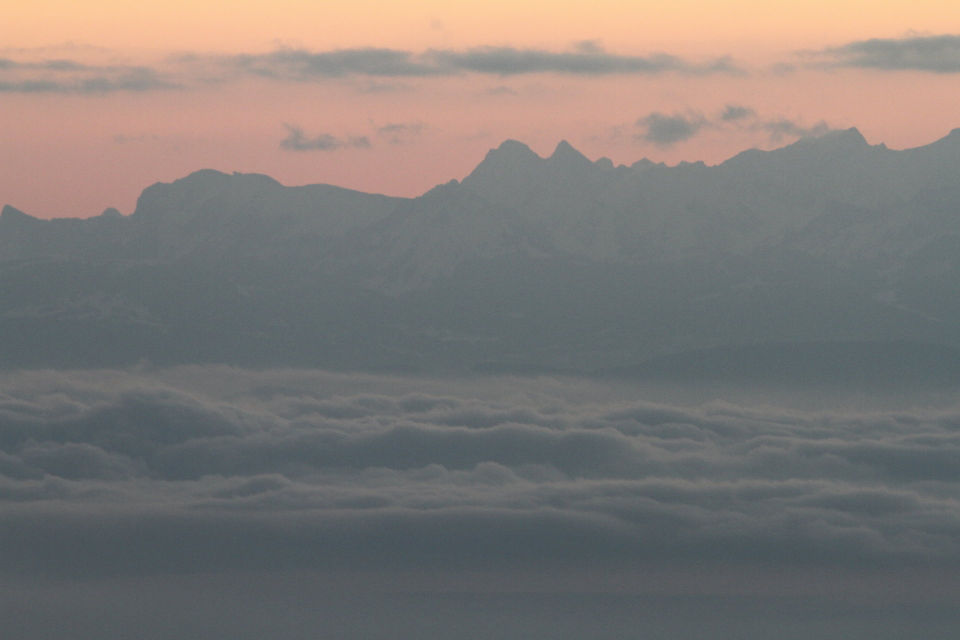
#> input picture stabilize/alpes/alpes_108.jpg, 1920 x 1280 px, given in place of tf2.mp4, which was not available (shown at 1/2 size)
$ python main.py   (Python 2 division)   (older library calls are emulated)
#> lines starting #> are read from the running program, lines starting #| are printed output that depends on the picture; pictures that were not available may be replaced by others from this repository, and a replacement may not be noted
### motion-detector/tools.py
import cv2
import numpy as np


def concat_hor(imgs):
    m = 0
    s = 0
    bs = 1
    for img in imgs:
        m = max(m, img.shape[0])
        s += img.shape[1]+2*bs

    image = np.zeros((m+2*bs, s, 3))

    x = 0
    for img in imgs:
        if len(img.shape) == 3:
            imgg = cv2.copyMakeBorder(img.copy(), bs, bs, bs, bs,
                                      cv2.BORDER_CONSTANT, value=(0, 0, 0))
            image[0:imgg.shape[0], x:x+imgg.shape[1], :] = imgg
        else:
            imgg = cv2.copyMakeBorder(cv2.cvtColor(img, cv2.COLOR_GRAY2BGR),
                                      bs, bs, bs, bs, cv2.BORDER_CONSTANT, value=(0, 0, 0))
            image[0:imgg.shape[0], x:x+imgg.shape[1], :] = imgg
        x += img.shape[1]+2*bs

    return np.asarray(image, dtype=np.uint8)


def concat_ver(imgs):
    m = 0
    s = 0
    bs = 1
    for img in imgs:
        m = max(m, img.shape[1])
        s += img.shape[0]+2*bs

    image = np.zeros((s, m+2*bs, 3))

    y = 0
    for img in imgs:
        if len(img.shape) == 3:
            imgg = cv2.copyMakeBorder(img.copy(), bs, bs, bs, bs, cv2.BORDER_CONSTANT, value=(0, 0, 0))
            image[y:y+imgg.shape[0], 0:imgg.shape[1], :] = imgg
        else:
            imgg = cv2.copyMakeBorder(cv2.cvtColor(img, cv2.COLOR_GRAY2BGR),
                                      bs, bs, bs, bs, cv2.BORDER_CONSTANT, value=(0, 0, 0))
            image[y:y+imgg.shape[0], 0:imgg.shape[1], :] = imgg
        y += img.shape[0]+2*bs

    return np.asarray(image, dtype=np.uint8)


# [20 lines left out: function concat_ver2, not called in this run]

### motion-detector/main.py
#!/usr/bin/env python

"""
Keys
----
ESC - exit
"""

# Python 2/3 compatibility
import os

import cv2
import numpy as np

import tools as tl
import colors

lk_params = dict(winSize=(10, 10), maxLevel=2, criteria=(cv2.TERM_CRITERIA_EPS | cv2.TERM_CRITERIA_COUNT, 10, 0.03))

feature_params = dict(maxCorners=500, qualityLevel=0.3, minDistance=1, blockSize=7)

dilate_kernel = np.array([[0, 0, 1, 0, 0],
                          [0, 1, 1, 1, 0],
                          [1, 1, 1, 1, 1],
                          [0, 1, 1, 1, 0],
                          [0, 0, 1, 0, 0]], np.uint8)


class App:

    statuses = {
        0: 'Red',
        1: 'Yellow',
        2: 'Green'
    }

    candidates = {
        0: 'red',
        1: 'red',
        2: 'green'
    }

    statuses_debug_points = [
        np.array((17, 32)),
        np.array((17, 47)),
        np.array((17, 63))
    ]

    statuses_colors = {
        0: (0, 0, 255),
        1: (0, 255, 255),
        2: (0, 255, 0),
    }

    # [6 lines left out: function closest_node, not called in this run]

    def __init__(self, video_src, frame):
        self.track_len = 50
        self.current_status = None
        self.detect_interval = 10
        # noinspection PyArgumentList
        self.cam = cv2.VideoCapture(video_src)
        self.frame_idx = 0
        self.prev_gray = None
        self.prev_transform = np.float32([[1, 0, 0], [0, 1, 0]])
        self.transform_for_saving = np.float32([[1, 0, 0], [0, 1, 0]])
        self.prev_features = None
        self.c, self.r, self.w, self.h = frame[2], frame[0], frame[3] - frame[2], frame[1] - frame[0]
        self.contour_candidates = np.zeros((self.h, self.w, 3), np.uint8)
        self.contour_candidates[:] = (255, 255, 255)

    def run(self):
        c, r, w, h = self.c, self.r, self.w, self.h

        bg = cv2.createBackgroundSubtractorMOG2(30, 150, True)

        self.cam.set(1, 4000)

        while True:
            ret, frame = self.cam.read()
#> frame is the input picture: shape (1280, 1920, 3); mean B, G, R 117.8, 121, 126.2

            stab_vis = frame[r - h:r + 2 * h, c - w:c + 2 * w]
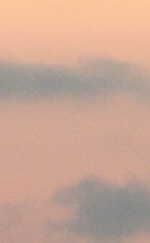
#> stab_vis: shape (243, 150, 3); mean B, G, R 148.8, 166, 200.8
            crop_frame = frame[r:r + h, c:c + w]
            crop_stab_vis = crop_frame.copy()
            bad_stab_vis = crop_frame.copy()
            frame_gray = cv2.cvtColor(crop_frame, cv2.COLOR_BGR2GRAY)
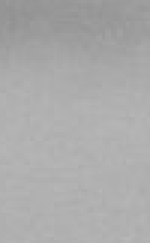
#> frame_gray: shape (81, 50) (shown 3 times larger); min 145, max 183, mean 170.8
            vis = crop_frame.copy()

            if self.prev_features is not None:
                pc, stc, errc = cv2.calcOpticalFlowPyrLK(self.prev_gray, frame_gray, self.prev_features, None, **lk_params)
                transform = cv2.estimateRigidTransform(pc, self.prev_features, False)
                if transform is not None:
                    # I don`t want to scale and rotate image with Affine transformation
                    transform[0, 0] = 1  # scale X
                    transform[1, 1] = 1  # scale Y
                    transform[0, 1] = 0  # rotate X
                    transform[1, 0] = 0  # rotate Y

                    # Multiply previous and current transform
                    transform[0, 2] += self.prev_transform[0, 2]  # dX
                    transform[1, 2] += self.prev_transform[1, 2]  # dY

                    self.transform_for_saving = transform
                    rows, cols, cl = stab_vis.shape
                    rows2, cols2 = frame_gray.shape
                    stab_vis = cv2.warpAffine(stab_vis, transform, (cols, rows))
                    bad_stab_vis = cv2.warpAffine(crop_frame, transform, (cols2, rows2))
                    crop_stab_vis = stab_vis[h:h + h, w:w + w]

                p1, st, err = cv2.calcOpticalFlowPyrLK(self.prev_gray, frame_gray, self.prev_features, None, **lk_params)

                for (x, y) in p1.reshape(-1, 2):
                    cv2.circle(vis, (x, y), 2, (0, 255, 0), -1)

                for (x, y) in self.prev_features.reshape(-1, 2):
                    cv2.circle(vis, (x, y), 2, (255, 0, 0), -1)

            if self.frame_idx % self.detect_interval == 0:
                self.prev_gray = frame_gray
                mask = np.zeros_like(frame_gray)
                mask[:] = 255
                # save previous interval transform
                self.prev_transform = self.transform_for_saving
                # Correction
                self.prev_transform[0, 2] = self.prev_transform[0, 2] if abs(self.prev_transform[0, 2]) < 10 else 0
                self.prev_transform[1, 2] = self.prev_transform[1, 2] if abs(self.prev_transform[1, 2]) < 10 else 0
                self.prev_features = cv2.goodFeaturesToTrack(frame_gray, mask=mask, **feature_params)
#> self.prev_features = 56 rows, first 8: [35, 10], [35, 12], [37, 11], [5, 8], [40, 12], [31, 1], [41, 7], [2, 19]

            self.frame_idx += 1
            blurred_stab_vis = cv2.GaussianBlur(crop_stab_vis, (5, 5), 10)
            stab_gray = cv2.cvtColor(blurred_stab_vis, cv2.COLOR_BGR2GRAY)
            bg_mask = bg.apply(stab_gray)
#> bg_mask: shape (81, 50); every value is 127

            # Morph open the thresholded image to fill in holes, then find contours on thresholded image
            kernel = np.ones((5, 5), np.uint8)
            bg_mask_thresh = cv2.morphologyEx(bg_mask, cv2.MORPH_OPEN, kernel)
            _, cnts, _ = cv2.findContours(bg_mask_thresh.copy(), cv2.RETR_EXTERNAL, cv2.CHAIN_APPROX_SIMPLE)
#> cnts = [[[0, 0], [0, 80], [49, 80], [49, 0]]]

            crop_stab_contour = blurred_stab_vis.copy()

            contour_candidates2 = np.zeros((self.h, self.w, 3), np.uint8)

            # loop over the contours
            contour_area = 0

            for contour in cnts:
                (x, y, cw, ch) = cv2.boundingRect(contour)
                ar = cw / float(ch)

                tmp_contour_area = cv2.contourArea(contour)

                # if the contour is too rectangle (not square), ignore it
                if ar < 0.85 or ar > 1.45 or tmp_contour_area / cv2.arcLength(contour, True) < 1.5:
                    continue

                (cx, cy), radius = cv2.minEnclosingCircle(contour)
                center = (int(cx), int(cy))
                radius = int(radius)

                # if the contour is too small, ignore it
                # if radius > 15 or radius < 7:
                #     continue

                # compute the bounding circle for the contour, draw it on the frame,
                cv2.circle(crop_stab_contour, center, radius, (0, 255, 0), 2)
                cv2.rectangle(crop_stab_contour, (x, y), (x + cw, y + ch), (0, 0, 255), 2)

                # "Smart" Yellow light recogniser
                # green_distance = np.linalg.norm(np.array((int(cx), int(cy)))-self.statuses_debug_points[1])
                # red_distance = np.linalg.norm(np.array((int(cx), int(cy)))-self.statuses_debug_points[0])
                # s_c = 1 if green_distance < red_distance else 0

                s_c = self.closest_node(np.array((int(cx), int(cy))), self.statuses_debug_points)

                if tmp_contour_area > contour_area:
                    # Greater contour in this frame
                    contour_area = tmp_contour_area

                    # Double check
                    if colors.red_or_green(blurred_stab_vis, contour, self.candidates[s_c]):
                        self.current_status = s_c
                        # reinit Background Subtractor
                        bg = cv2.createBackgroundSubtractorMOG2(30, 150, True)
                        # full_distance = np.linalg.norm(self.statuses_debug_points[0] - self.statuses_debug_points[1])
                        # if self.current_status == 0 and red_distance > full_distance / 3:
                        #     status_candidate = 2
                        cv2.circle(self.contour_candidates, center, 1, self.statuses_colors[self.current_status], 1)
                        cv2.circle(self.contour_candidates, center, radius, self.statuses_colors[self.current_status], 1)

                print "Status {} on frame {}".format(self.statuses[s_c], self.frame_idx)
                print center
                print tmp_contour_area
                print tmp_contour_area / cv2.arcLength(contour, True)
                print colors.red_or_green(blurred_stab_vis, contour, self.candidates[s_c])

                contour_candidates2 = cv2.bitwise_and(blurred_stab_vis, blurred_stab_vis, mask=bg_mask_thresh)
#> this loop made 1 pass
#> (contour, x, y, cw, ch, ar, tmp_contour_area) on pass 1: ([[0, 0], [0, 80], [49, 80], [49, 0]], 0, 0, 50, 81, 0.617, 3920)
#> self.contour_candidates: shape (81, 50, 3); every value is 255
#> after the loop, contour_area = 0

            if self.current_status is not None:
                cv2.putText(frame, self.statuses[self.current_status], (450, 500), cv2.FONT_HERSHEY_SIMPLEX, 10,
                            self.statuses_colors[self.current_status], 20)

            cv2.imshow('lk_track',
                       tl.concat_hor((
                           tl.concat_ver((
                               tl.concat_hor((
                                   cv2.resize(vis, (0, 0), fx=3, fy=3),
                                   cv2.resize(bad_stab_vis, (0, 0), fx=3, fy=3),
                                   stab_vis,
                                   cv2.resize(crop_stab_vis, (0, 0), fx=3, fy=3)
                               )),
                               tl.concat_hor((
                                   cv2.resize(bg_mask, (0, 0), fx=3, fy=3),
                                   cv2.resize(bg_mask_thresh, (0, 0), fx=3, fy=3),
                                   cv2.resize(crop_stab_contour, (0, 0), fx=3, fy=3),
                                   cv2.resize(contour_candidates2, (0, 0), fx=3, fy=3)
                                   # cv2.resize(self.contour_candidates, (0, 0), fx=3, fy=3)
                               ))
                           )),
                           cv2.resize(frame, (0, 0), fx=0.5, fy=0.5),
                       ))
                       )
#> the loop in concat_hor, `for img in imgs:` made 4 passes
#> s on passes 1 to 4: 152, 304, 456, 608
#> after the loop in concat_hor, `for img in imgs:`: s = 608
#> the loop in concat_hor, `for img in imgs:` made 4 passes
#> in concat_hor (call 2), `m = 0`: m = 0
#> the loop in concat_hor (call 2), `for img in imgs:` made 4 passes
#> after the loop in concat_hor (call 2), `for img in imgs:`: s = 608
#> the loop in concat_hor (call 2), `for img in imgs:` made 4 passes
#> pass 1, in concat_hor (call 2), `imgg = cv2.copyMakeBorder(cv2.cvtColor(img, cv2.COLOR_GRAY2BGR), bs, b..`:
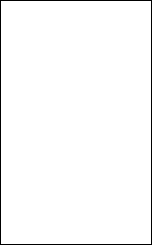
#> imgg: shape (245, 152, 3); values 0 (black) and 127 (white), 97.9% white; black in thin lines or dots
#> after the loop in concat_hor (call 2), `for img in imgs:`:
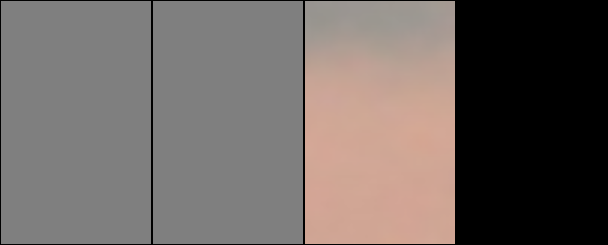
#> image: shape (245, 608, 3) float64; mean of channels 0, 1, 2 98.4, 101.9, 110; drawn as B, G, R
#> in concat_ver, `m = 0`: m = 0
#> the loop in concat_ver, `for img in imgs:` made 2 passes
#> (m, s) on passes 1 to 2: (608, 247), (608, 494)
#> after the loop in concat_ver, `for img in imgs:`: s = 494
#> the loop in concat_ver, `for img in imgs:` made 2 passes
#> y on passes 1 to 2: 247, 494
#> pass 1, in concat_ver, `imgg = cv2.copyMakeBorder(img.copy(), bs, bs, bs, bs, cv2.BORDER_CONST..`:
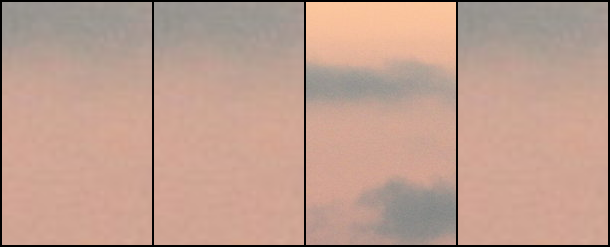
#> imgg: shape (247, 610, 3); mean of channels 0, 1, 2 143.6, 158, 190.5; drawn as B, G, R
#> after the loop in concat_ver, `for img in imgs:`:
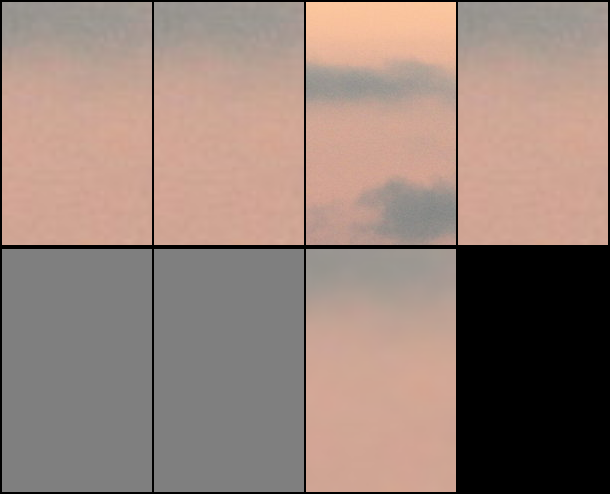
#> image: shape (494, 610, 3) float64; mean of channels 0, 1, 2 120.5, 129.4, 149.6; drawn as B, G, R
#> in concat_hor (call 3), `m = 0`: m = 0
#> the loop in concat_hor (call 3), `for img in imgs:` made 2 passes
#> (m, s) on passes 1 to 2: (494, 612), (640, 1574)
#> after the loop in concat_hor (call 3), `for img in imgs:`: s = 1574
#> the loop in concat_hor (call 3), `for img in imgs:` made 2 passes
#> x on passes 1 to 2: 612, 1574
#> after the loop in concat_hor (call 3), `for img in imgs:`:
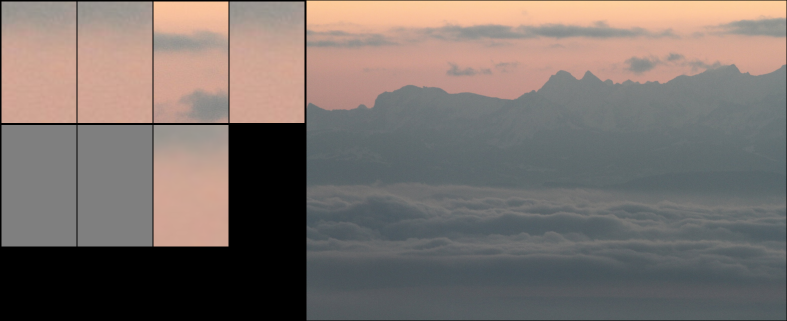
#> image: shape (642, 1574, 3) float64 (shown at 1/2 size); mean of channels 0, 1, 2 107.6, 112.2, 121.4; drawn as B, G, R
#> contour_candidates2: shape (81, 50, 3); every value is 0

            ch = cv2.waitKey(1)
#> (key Esc is pressed here)
            if ch == 27:
                break


def main():
    # noinspection PyBroadException
    try:
        video_src = os.path.join(os.path.dirname(os.path.realpath(__file__)), 'tf2.mp4')
    except:
        video_src = 0

    print(__doc__)
    App(video_src=video_src, frame=[129, 210, 1270, 1320]).run()
    cv2.destroyAllWindows()

if __name__ == '__main__':
    main()

$ run again, on stabilize/alpes/alpes_122.jpg
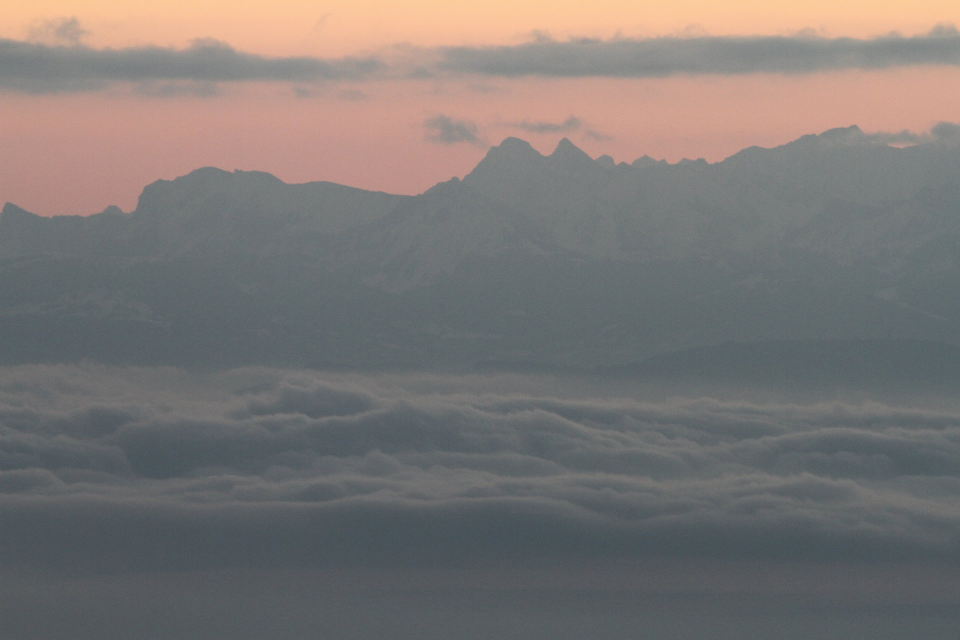
#> input picture stabilize/alpes/alpes_122.jpg, 1920 x 1280 px, given in place of tf2.mp4, which was not available (shown at 1/2 size)
#> in run, frame is the input picture: shape (1280, 1920, 3); mean B, G, R 116.1, 118.1, 122.8
#> self.prev_features = 84 rows, first 8: [29, 30], [32, 30], [24, 17], [38, 2], [21, 19], [27, 13], [29, 15], [26, 30]
#> bg_mask: shape (81, 50); every value is 127
#> cnts = [[[0, 0], [0, 80], [49, 80], [49, 0]]]
#> the loop in run, `for contour in cnts:` made 1 pass
#> (contour, x, y, cw, ch, ar, tmp_contour_area) on pass 1: ([[0, 0], [0, 80], [49, 80], [49, 0]], 0, 0, 50, 81, 0.617, 3920)
#> after the loop in run, `for contour in cnts:`: contour_area = 0
#> the loop in concat_hor, `for img in imgs:` made 4 passes
#> s on passes 1 to 4: 152, 304, 456, 608
#> after the loop in concat_hor, `for img in imgs:`: s = 608
#> the loop in concat_hor, `for img in imgs:` made 4 passes
#> the loop in concat_hor (call 2), `for img in imgs:` made 4 passes
#> the loop in concat_hor (call 2), `for img in imgs:` made 4 passes
#> in concat_ver, `m = 0`: m = 0
#> the loop in concat_ver, `for img in imgs:` made 2 passes
#> (m, s) on passes 1 to 2: (608, 247), (608, 494)
#> after the loop in concat_ver, `for img in imgs:`: s = 494
#> the loop in concat_ver, `for img in imgs:` made 2 passes
#> y on passes 1 to 2: 247, 494
#> after the loop in concat_ver, `for img in imgs:`:
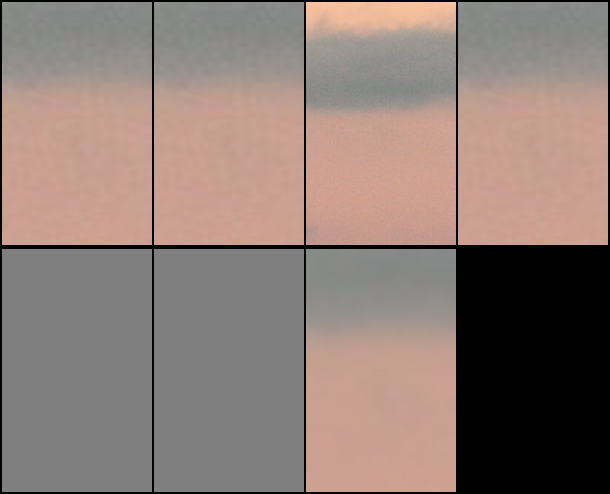
#> image: shape (494, 610, 3) float64; mean of channels 0, 1, 2 117.3, 123.8, 140.6; drawn as B, G, R
#> in concat_hor (call 3), `m = 0`: m = 0
#> the loop in concat_hor (call 3), `for img in imgs:` made 2 passes
#> (m, s) on passes 1 to 2: (494, 612), (640, 1574)
#> after the loop in concat_hor (call 3), `for img in imgs:`: s = 1574
#> the loop in concat_hor (call 3), `for img in imgs:` made 2 passes
#> x on passes 1 to 2: 612, 1574
#> after the loop in concat_hor (call 3), `for img in imgs:`:
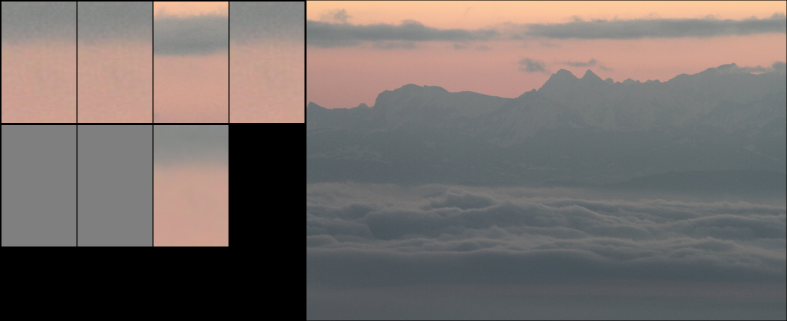
#> image: shape (642, 1574, 3) float64 (shown at 1/2 size); mean of channels 0, 1, 2 105.6, 108.8, 116.7; drawn as B, G, R
#> contour_candidates2: shape (81, 50, 3); every value is 0
